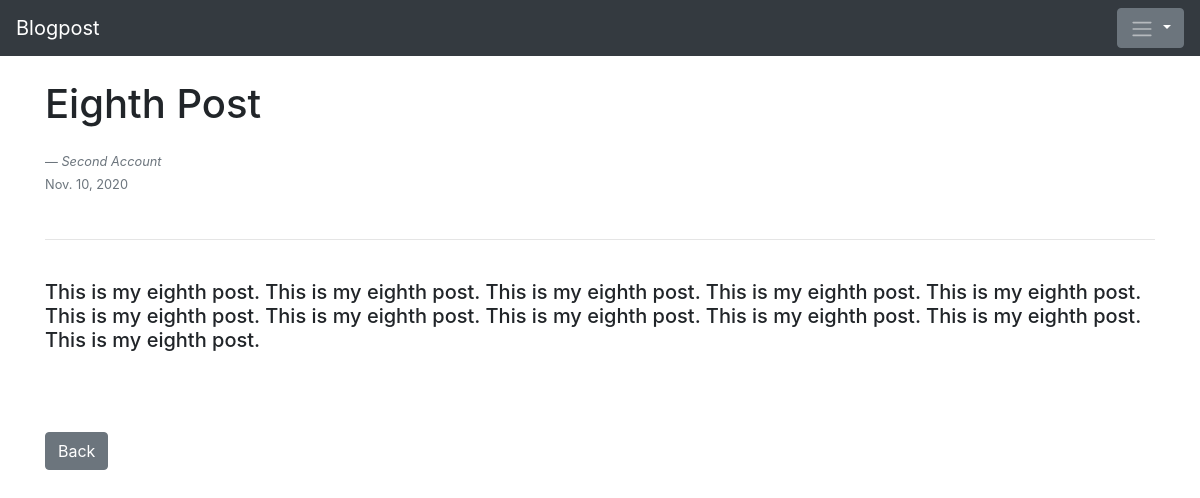
Page /post/9 on the committed database.
### myblog/models.py (models this page shows, shortened)
class Post(models.Model):
    title = models.CharField(max_length=255)
    header_image = models.ImageField(null=True, blank=True, upload_to="images/")
    author = models.ForeignKey(User, on_delete=models.CASCADE)
    body = models.TextField()
    post_date = models.DateField(auto_now_add=True)

### myblog/views.py (the view)
# urls.py: path('post/<int:pk>', PostDetailView.as_view(), name="post-detail"),
class PostDetailView(DetailView):
    model = Post
    template_name = 'post_details.html'

### myblog/templates/post_details.html (shortened to what this page needs)
{% extends 'base.html' %}
{% block content %}
<h1 class="mb-0">{{ post.title }}</h1>
    <br/>
    <footer class="blockquote-footer"><cite title="Source Title">{{ post.author.first_name }} {{ post.author.last_name }}</cite></footer>
    <div class="mb-1 text-muted"><small>{{ post.post_date }}</small></div>
<br/>
<hr>
<br/>
<h5>{{ post.body }}</h5>
<br/><br/><br/>
<a href="{% url 'home' %}" class="btn btn-secondary">Back</a>
{% endblock %}

### rows in the picture
Post: title "Eighth Post", author.first_name "Second", author.last_name "Account", post_date "Nov. 10, 2020", body "This is my eighth post. This is my eighth post. This is my eighth post. This is my eighth post. This is my eighth post. This is my eighth post. This is my eighth post. This is my eighth post. This is my eighth post. This is my eighth post. This is my eighth post."
